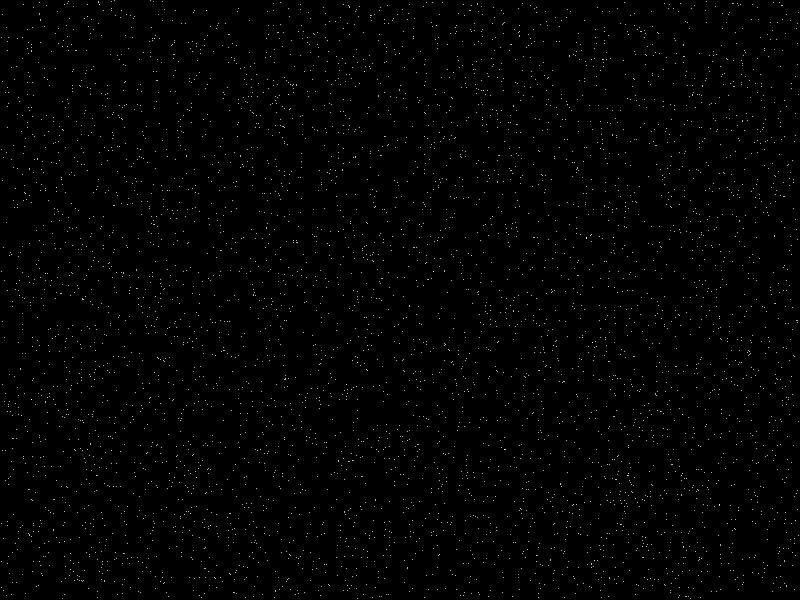
Frame 1 (no input)
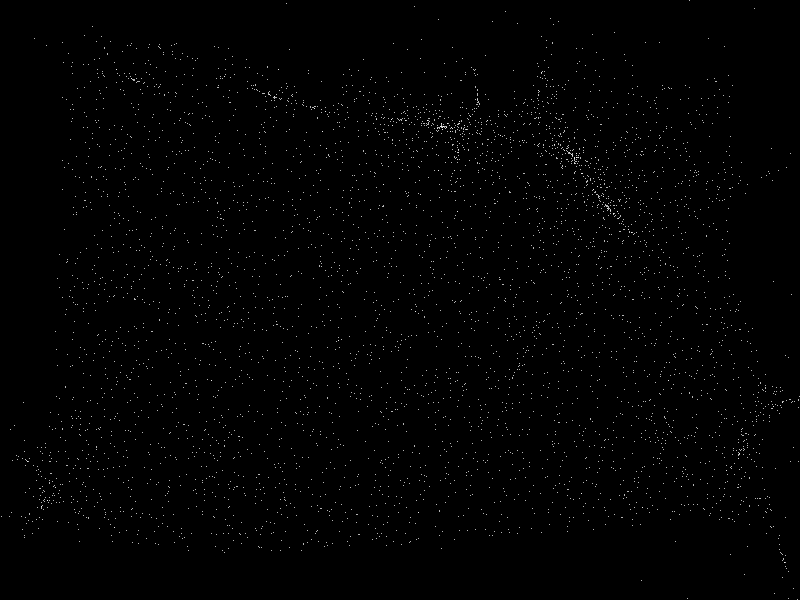
Frame 60 (the mouse pressed at the canvas centre just before this capture)
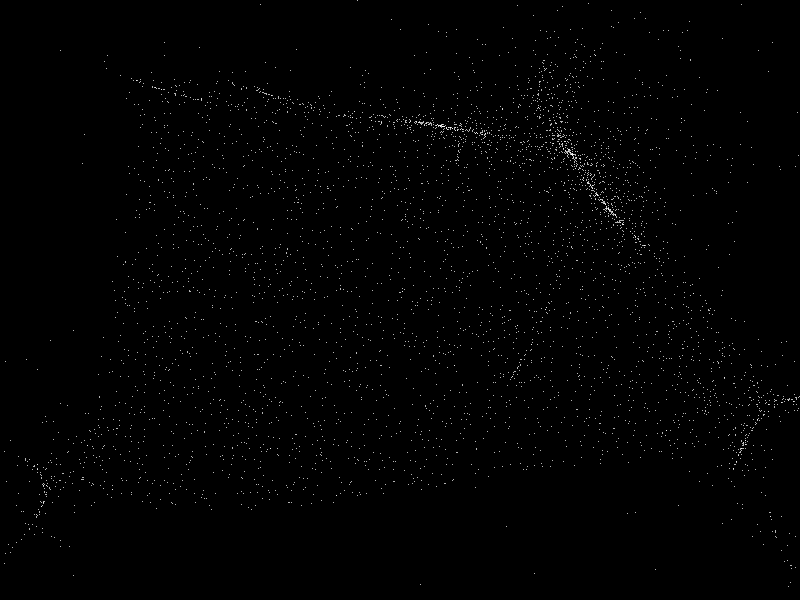
Frame 120 (the mouse held since frame 60 and released just before this capture)

The Processing sketch that drew these frames (run headless with seeded random() and noise(); from frame 60 on, the mouse is pressed at the canvas centre):

// Processing sketch: InfiniteAttractors
// ── InfiniteAttractors.pde
//Never ends, don't know why...

PVector particles[] = new PVector[5000];  
Attractor attractors[] = new Attractor[15];

void setup(){
  size(800,600);
  background(0);
  for(int i=0;i<particles.length;i++) particles[i]= new PVector(random(width), random(height)); 
  for(int e=0;e<attractors.length;e++) attractors[e]= new Attractor();
}

void draw(){
  background(0 );
  stroke(255);
  //stroke(255,10);
  for(int i=0;i<particles.length;i++){
    for(int e=0;e<attractors.length;e++) {
      PVector heading = PVector.sub(attractors[e].pos,particles[i]);
      float dist =heading.mag();
      heading.normalize();
      heading.div(dist);
      heading.mult(attractors[e].strenght*100);
      //distance*=distance; 
      particles[i].add(heading);
    }
    
    point(particles[i].x, particles[i].y); 
  } 
 //Debuging purposes only 
  //for(int e=0;e<attractors.length;e++) ellipse(attractors[e].pos.x,attractors[e].pos.y, attractors[e].strenght*100, attractors[e].strenght*100);
}

class Attractor{
  PVector pos = new PVector(random(width), random(height));
  float strenght = random(1);
}
